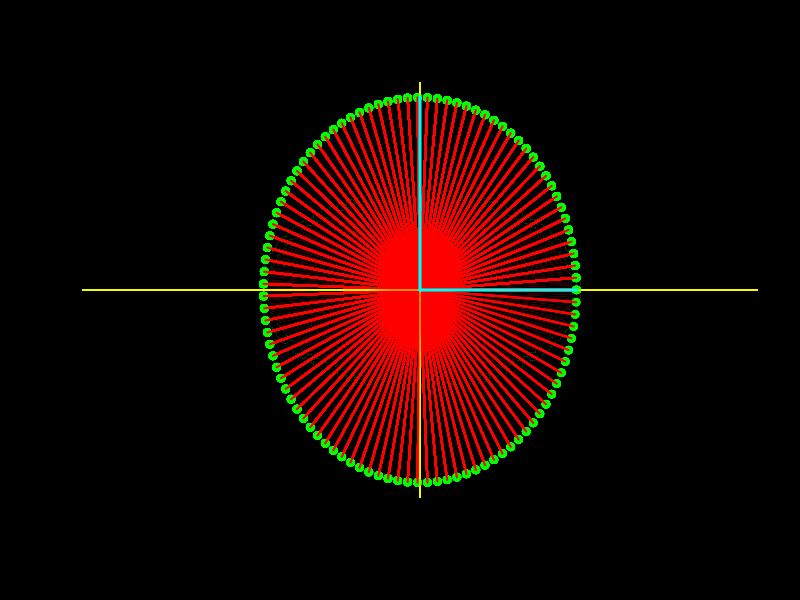

The R script that drew this image:
n <- 100

angles <- seq(0, 2 * pi, length.out = n)

x <- cos(angles)
y <- sin(angles)

par(bg = "black")
plot(NA, NA, xlim = c(-2, 2), ylim = c(-2, 2))

points(x, y, col = "green", pch = 19)
segments(0, 0, x, y, col = "red", lwd = 2)
abline(h = 0, col = "#f5fc02")
abline(v = 0, col = "#f5fc02")

segments(0, 0, 1, 0, col = "#02fcf5", lwd = 3)
segments(0, 0, 0, 1, col = "#02fcf5", lwd = 3)

a <- matrix(c(x, y), nrow = 2, byrow = TRUE)

trans <- matrix(c(1, 0, 0, 2), nrow = 2, byrow = TRUE)

b <- trans %*% a

pause <- function(seconds){
  start <- Sys.time()
  while((Sys.time() - start) < seconds){}
}

for (i in 1:100) {
  points(x[i], y[i], col = "black", pch = 19)
  
  segments(0, 0, x[i], y[i], col = "black", lwd = 2)
  
  points(b[1, i], b[2, i], col = "green", pch = 19)
  points(b[1, 1:i], b[2, 1:i], col = "green", pch = 19)
  
  segments(0, 0, b[1, i], b[2, i], col = "red", lwd = 2)
  segments(0, 0, b[1, 1:i], b[2, 1:i], col = "red", lwd = 2)
  
  abline(h = 0, col = "#f5fc02")
  abline(v = 0, col = "#f5fc02")
  
  pause(0.15)
}

segments(0, 0, 1, 0, col = "#02fcf5", lwd = 3)
segments(0, 0, 0, 2, col = "#02fcf5", lwd = 3)
